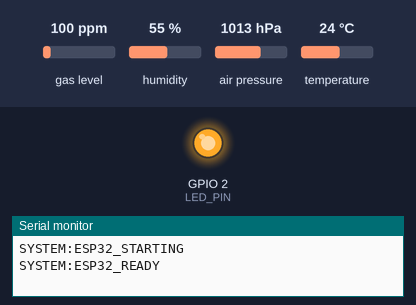
Simulated run of this sketch. Board: ESP32. Parts: output pins drawn as LEDs (lit = HIGH), the last lines printed to the serial monitor. The inputs (shaded band) are chosen by the test bench; at power-on: gas level 100 ppm, humidity 55 %, air pressure 1013 hPa, temperature 24 °C.

Above: at 2.5 s.
At 5.18 s:
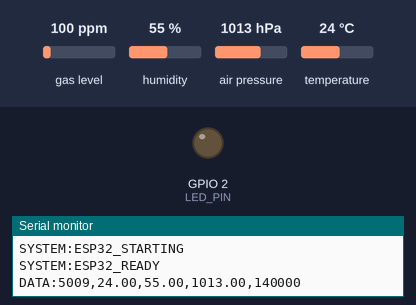
Timing chart, 0 to 6.8 s (numbered marks = the images above):
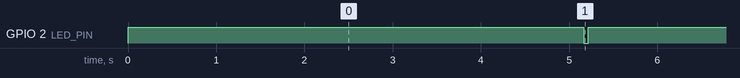

The sketch:

without_sensor.ino
```cpp
/*
  ESP32 Environmental Data Sender via UART
  Sends BME680 data to Raspberry Pi via Serial/UART
*/

#include <Wire.h>
#include <Adafruit_Sensor.h>
#include <Adafruit_BME680.h>

// Pin definitions
#define BME_SDA_PIN 21
#define BME_SCL_PIN 22
#define LED_PIN 2

// Performance monitoring
struct PerformanceBenchmarks {
  unsigned long totalReadings = 0;
  unsigned long successfulReadings = 0;
  unsigned long failedReadings = 0;
  unsigned long maxLoopTime = 0;
  unsigned long minLoopTime = ULONG_MAX;
  unsigned long totalLoopTime = 0;
  unsigned long startTime = 0;
  float uptime = 0;
};

// Sensor data structure
struct SensorData {
  float temperature;
  float humidity;
  float pressure;
  float gasResistance;
  unsigned long timestamp;
  bool valid;
};

// Global objects
Adafruit_BME680 bme;
PerformanceBenchmarks perf;

// Configuration
const unsigned long READING_INTERVAL = 5000;  // 5 seconds
const unsigned long BENCHMARK_REPORT_INTERVAL = 300000; // 5 minutes

unsigned long lastReading = 0;
unsigned long lastBenchmarkReport = 0;

void setup() {
  Serial.begin(115200); // UART to Raspberry Pi
  perf.startTime = millis();

  pinMode(LED_PIN, OUTPUT);

  // Initialize I2C for BME680
  Wire.begin(BME_SDA_PIN, BME_SCL_PIN);

  // Send startup message
  Serial.println("SYSTEM:ESP32_STARTING");

  // Initialize BME680
  if (!initializeBME680()) {
    Serial.println("ERROR:BME680_INIT_FAILED");
    while(1) {
      digitalWrite(LED_PIN, HIGH);
      delay(100);
      digitalWrite(LED_PIN, LOW);
      delay(100);
    }
  }

  Serial.println("SYSTEM:ESP32_READY");
  digitalWrite(LED_PIN, HIGH); // Solid LED = ready
}

void loop() {
  unsigned long loopStartTime = millis();

  // Check if it's time for a sensor reading
  if (millis() - lastReading >= READING_INTERVAL) {
    SensorData data = readSensorData();

    if (data.valid) {
      sendDataToRaspberryPi(data);
      perf.successfulReadings++;

      // Quick LED blink to show data sent
      digitalWrite(LED_PIN, LOW);
      delay(50);
      digitalWrite(LED_PIN, HIGH);
    } else {
      perf.failedReadings++;
      Serial.println("ERROR:SENSOR_READ_FAILED");
    }

    perf.totalReadings++;
    lastReading = millis();
  }

  // Performance reporting
  if (millis() - lastBenchmarkReport >= BENCHMARK_REPORT_INTERVAL) {
    sendBenchmarkReport();
    lastBenchmarkReport = millis();
  }

  // Calculate loop performance
  unsigned long loopTime = millis() - loopStartTime;
  updateLoopPerformance(loopTime);

  delay(100);
}

bool initializeBME680() {
  if (!bme.begin()) {
    return false;
  }

  // Configure sensor
  bme.setTemperatureOversampling(BME680_OS_8X);
  bme.setHumidityOversampling(BME680_OS_2X);
  bme.setPressureOversampling(BME680_OS_4X);
  bme.setIIRFilterSize(BME680_FILTER_SIZE_3);
  bme.setGasHeater(320, 150);

  return true;
}

SensorData readSensorData() {
  SensorData data;
  data.timestamp = millis();
  data.valid = false;

  if (!bme.performReading()) {
    return data;
  }

  data.temperature = bme.temperature;
  data.humidity = bme.humidity;
  data.pressure = bme.pressure / 100.0; // Convert Pa to hPa
  data.gasResistance = bme.gas_resistance;
  data.valid = true;

  return data;
}

void sendDataToRaspberryPi(const SensorData& data) {
  // Send data in structured format for easy parsing
  Serial.print("DATA:");
  Serial.print(data.timestamp);
  Serial.print(",");
  Serial.print(data.temperature, 2);
  Serial.print(",");
  Serial.print(data.humidity, 2);
  Serial.print(",");
  Serial.print(data.pressure, 2);
  Serial.print(",");
  Serial.print(data.gasResistance, 0);
  Serial.println();
}

void updateLoopPerformance(unsigned long loopTime) {
  if (loopTime > perf.maxLoopTime) {
    perf.maxLoopTime = loopTime;
  }
  if (loopTime < perf.minLoopTime) {
    perf.minLoopTime = loopTime;
  }
  perf.totalLoopTime += loopTime;
}

void sendBenchmarkReport() {
  perf.uptime = (millis() - perf.startTime) / 1000.0;

  Serial.println("BENCHMARK:START");
  Serial.print("BENCHMARK:UPTIME,"); Serial.println(perf.uptime);
  Serial.print("BENCHMARK:TOTAL_READINGS,"); Serial.println(perf.totalReadings);
  Serial.print("BENCHMARK:SUCCESSFUL_READINGS,"); Serial.println(perf.successfulReadings);
  Serial.print("BENCHMARK:FAILED_READINGS,"); Serial.println(perf.failedReadings);

  float successRate = perf.totalReadings > 0 ? (float)perf.successfulReadings / perf.totalReadings * 100 : 0;
  Serial.print("BENCHMARK:SUCCESS_RATE,"); Serial.println(successRate);

  Serial.print("BENCHMARK:FREE_MEMORY,"); Serial.println(ESP.getFreeHeap());
  Serial.print("BENCHMARK:MAX_LOOP_TIME,"); Serial.println(perf.maxLoopTime);
  Serial.print("BENCHMARK:MIN_LOOP_TIME,"); Serial.println(perf.minLoopTime);

  float avgLoopTime = perf.totalReadings > 0 ? (float)perf.totalLoopTime / perf.totalReadings : 0;
  Serial.print("BENCHMARK:AVG_LOOP_TIME,"); Serial.println(avgLoopTime);

  float readingsPerMinute = perf.uptime > 0 ? (perf.successfulReadings * 60.0) / perf.uptime : 0;
  Serial.print("BENCHMARK:READINGS_PER_MIN,"); Serial.println(readingsPerMinute);

  Serial.println("BENCHMARK:END");
}
```

Measured:
- by itself, GPIO 2 (LED_PIN): alternates HIGH for 5.2 s and LOW for 0.05 s
